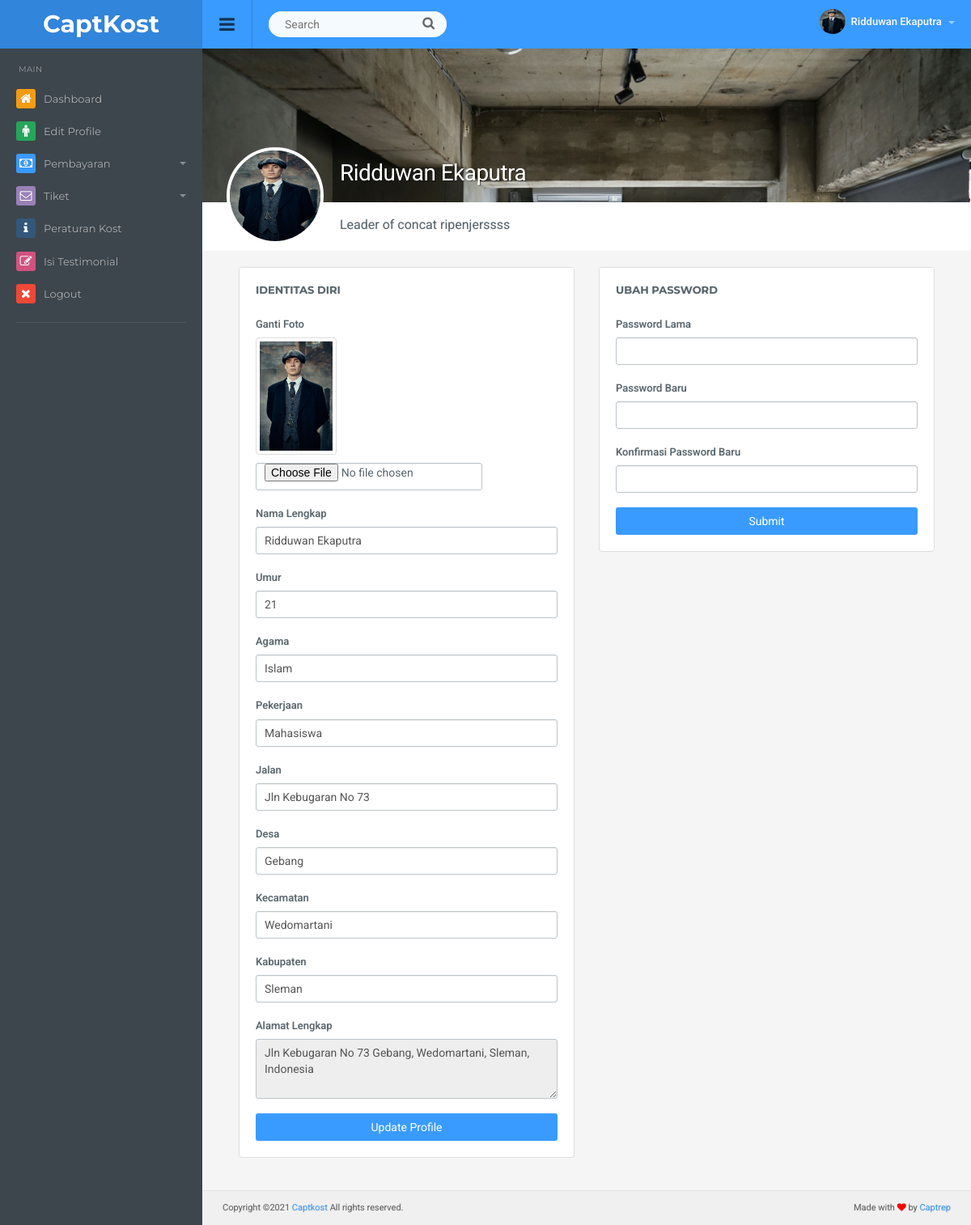
/member/profile.php (signed in), run on the app's committed database.
### tables this page shows
CREATE TABLE `identitas` (
  `id_identitas` int(3) NOT NULL,
  `nama` varchar(50) NOT NULL,
  `umur` int(2) NOT NULL,
  `pekerjaan` varchar(50) NOT NULL,
  `agama` varchar(10) NOT NULL,
  `jalan` varchar(50) NOT NULL,
  `desa` varchar(50) NOT NULL,
  `kecamatan` varchar(50) NOT NULL,
  `kabupaten` varchar(50) NOT NULL,
  `foto` varchar(50) NOT NULL,
  `id_penghuni` int(3) NOT NULL
);

### member/profile.php (the view, shortened to what this page needs)
<?php
  $id = $_SESSION['id_penghuni'];
  $status = $_SESSION['status'];
if  (!isset($_SESSION['username']) and !isset($_SESSION['password']))  {
  header("location:login.php");
}elseif($status == "Deactivated"){
  header("location:deactivated.php");
}elseif($status == "New"){
  header("location:new.php");
}else {
  include("check.php");
  $sql_user = "SELECT p.username,p.status,p.tgl_expired,i.nama,i.umur,i.pekerjaan,i.agama,i.jalan,i.desa,i.kecamatan,i.kabupaten,i.foto FROM penghuni p, identitas i WHERE p.id_penghuni=i.id_penghuni AND i.id_penghuni='$id'";
  $query_user = mysqli_query($koneksi,$sql_user);
  $data_user = mysqli_fetch_assoc($query_user);
    $nama     = $data_user['nama'];
    $foto     = $data_user['foto'];
?>
<!DOCTYPE html>
<html lang="en">
  <head>
  <link href="../admin/css/root.css" rel="stylesheet">
  </head>
  <body>
  <div id="top" class="clearfix">
    <div class="applogo">
      <a href="index.php" class="logo">CaptKost</a>
    </div>
    <a href="#" class="sidebar-open-button"><i class="fa fa-bars"></i></a>
    <form class="searchform">
      <input type="text" class="searchbox" id="searchbox" placeholder="Search">
      <span class="searchbutton"><i class="fa fa-search"></i></span>
    </form>
    <ul class="top-right">
    <li class="dropdown link">
    <a href="#" data-toggle="dropdown" class="dropdown-toggle profilebox"><img src="img/fotouser/<?=$foto;?>" alt="img"><b><?= $nama;?> </b><span class="caret"></span></a>
    </li>
    </ul>
  </div>
<?php
  include ('sidebar.php');
?>
<div class="content">
<div class="container-no-padding">
  <div class="social-profile">
    <div class="social-top">
      <div class="profile-left">
        <img src="img/fotouser/<?=$data_user['foto'];?>" alt="img" class="profile-img">
        <h1 class="name"><?=$data_user['nama'];?></h1>
        <p class="profile-text">Leader of concat ripenjerssss</p>
      </div>
    </div>
    <div class="social-content clearfix">
    <div class="col-md-6">
      <div class="panel panel-default">
        <div class="panel-title">
          Identitas Diri
        </div>
            <div class="panel-body">
            <form action="action/update_profile.php" method="post" enctype="multipart/form-data">
              <div class="form-group">
                <label for="input1" class="form-label">Ganti Foto</label><br>
                  <img src="img/fotouser/<?= $foto; ?>" class="img-thumbnail" style="width: 100px; margin-bottom: 10px;" alt="Foto Profile">
                  <input type="file" id="foto" name="foto">
                </div>
                <div class="form-group">
                  <label for="input1" class="form-label">Nama Lengkap</label>
                  <input type="text" class="form-control" id="input1" name="nama" value="<?=$data_user['nama'];?>" >
                </div>
                <div class="form-group">
                  <label for="input2" class="form-label">Umur</label>
                  <input type="text" class="form-control" id="input2" name="umur" value="<?=$data_user['umur'];?>" >
                </div>
                <div class="form-group">
                  <label for="input2" class="form-label">Agama</label>
                  <input type="text" class="form-control" id="input2" name="agama" value="<?=$data_user['agama'];?>" >
                </div>
                <div class="form-group">
                  <label for="input3"  class="form-label">Pekerjaan</label>
                  <input type="text" class="form-control" id="input3" name="pekerjaan" value="<?=$data_user['pekerjaan'];?>" >
                </div>
                <div class="form-group">
                  <label for="input3"  class="form-label">Jalan</label>
                  <input type="text" class="form-control" id="input3" name="jalan" value="<?=$data_user['jalan'];?>" >
                </div>
                <div class="form-group">
                  <label for="input3"  class="form-label">Desa</label>
                  <input type="text" class="form-control" id="input3" name="desa" value="<?=$data_user['desa'];?>" >
                </div>
                <div class="form-group">
                  <label for="input3"  class="form-label">Kecamatan</label>
                  <input type="text" class="form-control" id="input3" name="kecamatan" value="<?=$data_user['kecamatan'];?>" >
                </div>
                <div class="form-group">
                  <label for="input3"  class="form-label">Kabupaten</label>
                  <input type="text" class="form-control" id="input3" name="kabupaten" value="<?=$data_user['kabupaten'];?>" >
                </div>
                <div class="form-group">
                  <label class="form-label">Alamat Lengkap</label>
                  <textarea class="form-control" rows="3" id="textarea1" disabled><?=$data_user['jalan'] . " " .$data_user['desa'] . ", " . $data_user['kecamatan'] . ", " . $data_user['kabupaten'];?>, Indonesia</textarea>
                </div>
              <button type="submit" name="submit" class="btn btn-default btn-block">Update Profile</button>
              </form>
            </div>
      </div>
    </div>
    <div class="col-md-6">
      <div class="panel panel-default">
        <div class="panel-title">
          Ubah Password
        </div>
            <div class="panel-body">
            <form action="action/update_profile.php" method="post" enctype="multipart/form-data">
                <div class="form-group">
                  <label for="input2" class="form-label">Password Lama</label>
                  <input type="password" class="form-control" id="input2" name="passlama" >
                </div>
                <div class="form-group">
                  <label for="input2" class="form-label">Password Baru</label>
                  <input type="password" class="form-control" id="input2" name="passbaru">
                </div>
                <div class="form-group">
                  <label for="input2" class="form-label">Konfirmasi Password Baru</label>
                  <input type="password" class="form-control" id="input2" name="repassbaru">
                </div>
              <button type="submit" name="submit" class="btn btn-default btn-block">Submit</button>
              </form>
            </div>
      </div>
    </div>
    </div>
    </div>
</div>
<?php
include "footer.php";
?>
</div>
</body>
</html>
<?php
} ?>

### member/sidebar.php (shortened to what this page needs)
<html>
<div class="sidebar sidebar-colorful clearfix">
<ul class="sidebar-panel nav">
  <li class="sidetitle">MAIN</li>
  <li><a href="index.php"><span class="icon color5"><i class="fa fa-home"></i></span>Dashboard<span class="label label-default"></span></a></li>
  <li><a href="profile.php"><span class="icon color3"><i class="fa fa-male"></i></span>Edit Profile<span class="label label-default"></span></a></li>
  <li>
    <a href="#"><span class="icon color1"><i class="fa fa-money"></i></span>Pembayaran<span class="caret"></span></a>
  </li>
  <li>
    <a href="#"><span class="icon color7"><i class="fa fa-envelope-o"></i></span>Tiket<span class="caret"></span></a>
  </li>
  <li><a href="peraturan.php"><span class="icon color2"><i class="fa fa-info"></i></span>Peraturan Kost<span class="label label-default"></span></a></li>
  <li><a href="testimonial.php"><span class="icon color9"><i class="fa fa-pencil-square-o"></i></span>Isi Testimonial<span class="label label-default"></span></a></li>
  <li><a href="action/logout.php"><span class="icon color6"><i class="fa fa-close"></i></span>Logout</a></li>
</ul>
</div>
</html>

### member/footer.php
<div class="row footer">
  <div class="col-md-6 text-left">
  Copyright &copy;<script>document.write(new Date().getFullYear());</script> <a href="http://fp.captrep.dev" target="_blank">Captkost</a> All rights reserved.
  </div>
  <div class="col-md-6 text-right">
  Made with <i class="fa fa-heart" style="color:red;" aria-hidden="true"></i> by <a href="https://captrep.dev"  target="_blank" >Captrep</a>
  </div>
</div>

### admin/css/responsive.css (style rules this page uses)
@media screen and (min-width: 1024px) { .sidebar { display: block !important; } }

### data on the page
identitas: foto (picture), nama "Ridduwan Ekaputra", umur "21", agama "Islam", pekerjaan "Mahasiswa", jalan "Jln Kebugaran No 73", desa "Gebang", kecamatan "Wedomartani", kabupaten "Sleman", jalan+desa+kecamatan "Jln Kebugaran No 73 Gebang, Wedomartani, Sleman, Indonesia"
